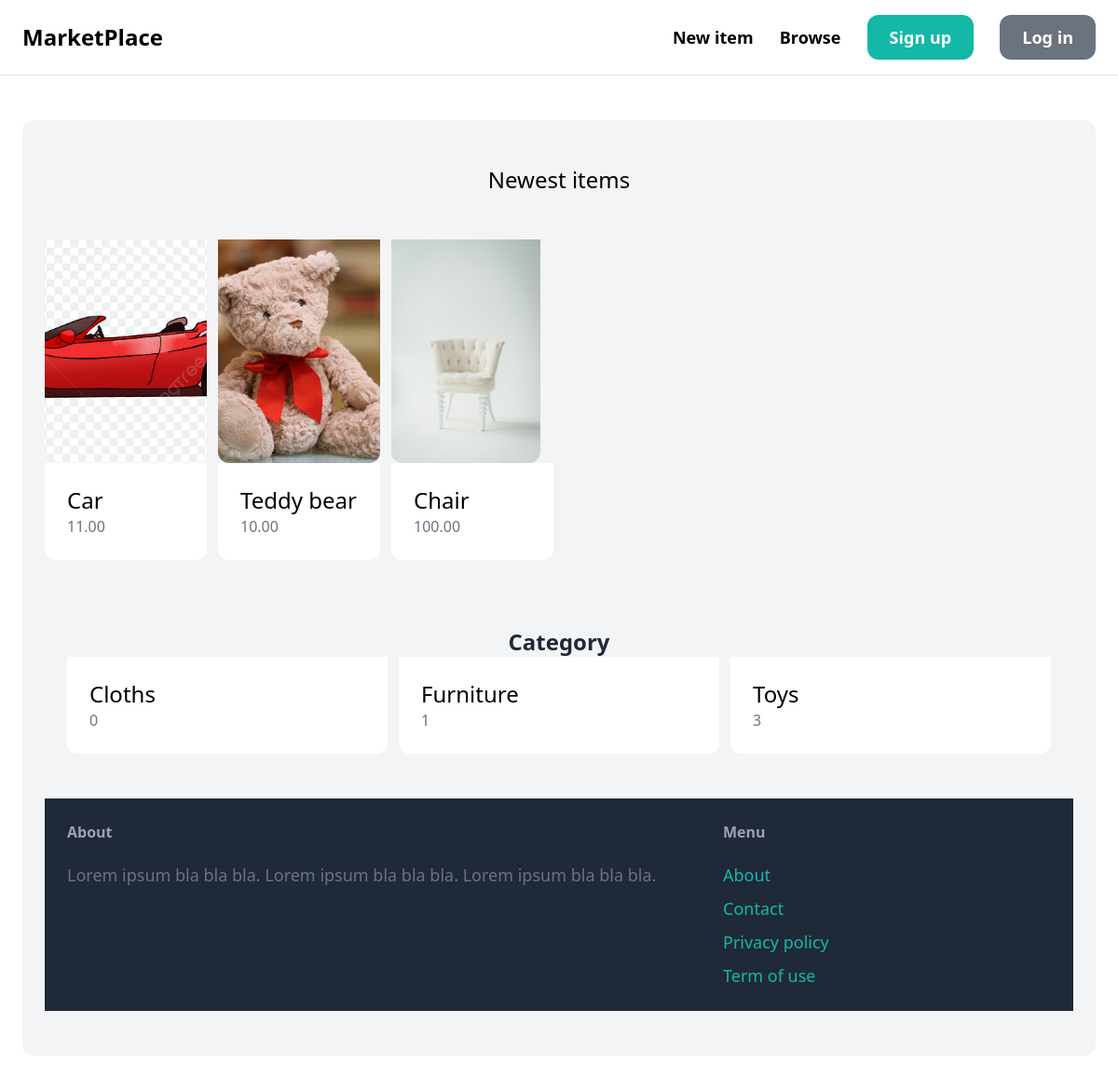
Before: / with the older database file.
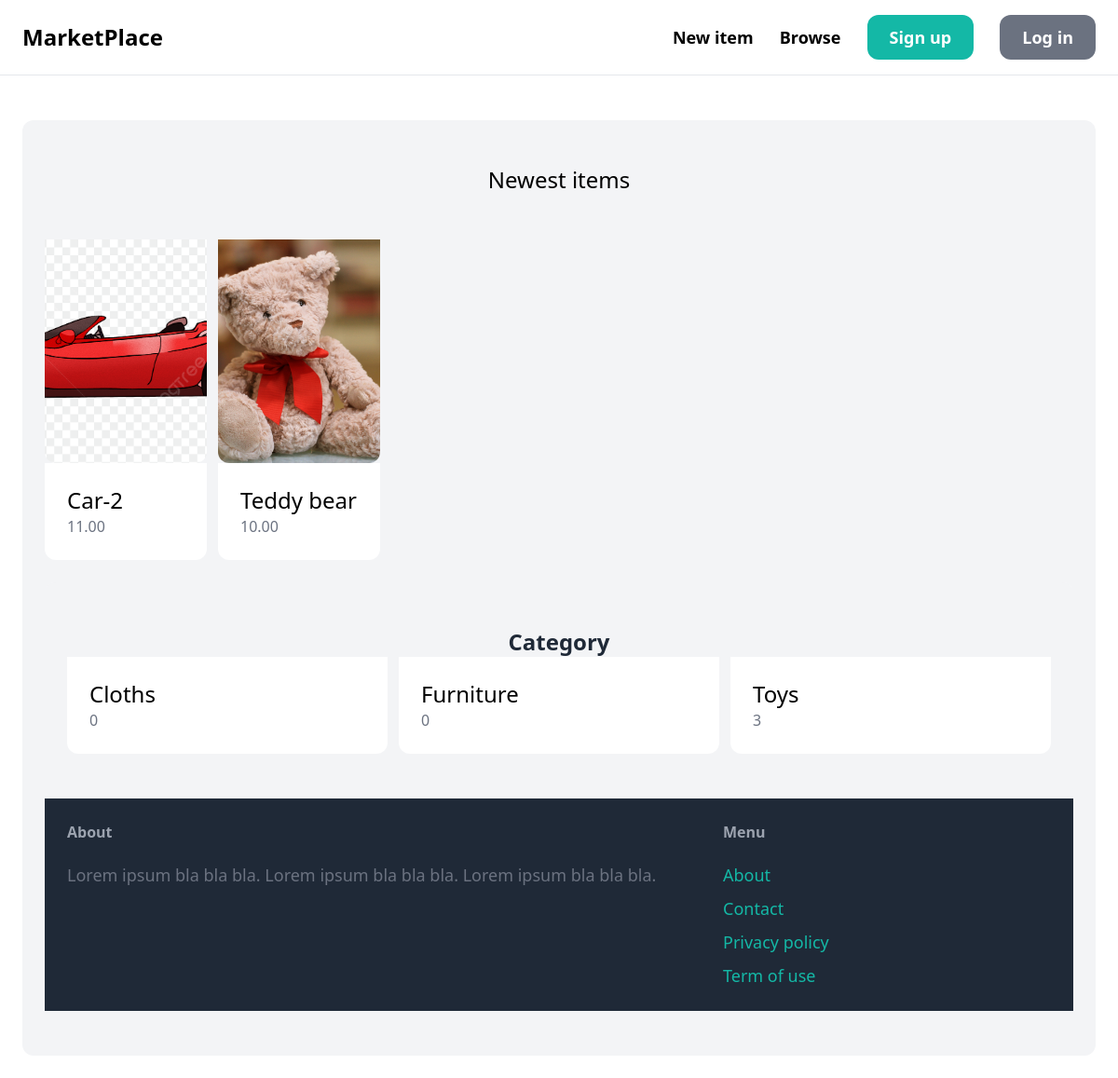
After: the same page with the newer database file.
### item/models.py (models this page shows, shortened)
class Item(models.Model):
    category = models.ForeignKey(Category, related_name='items', on_delete=models.CASCADE)
    name = models.CharField(max_length=255)
    description = models.TextField(blank=True, null=True)
    price = models.DecimalField(max_digits=6, decimal_places=2)
    image = models.ImageField(upload_to='item_images', blank=True, null=True)
    created_at = models.DateTimeField(auto_now_add=True)
    created_by = models.ForeignKey(User, related_name='items', on_delete=models.CASCADE)
    updated = models.DateTimeField(auto_now=True)
    is_sold = models.BooleanField(default=True)
    class Meta:
        ordering = ('-created_at',)

class Category(models.Model):
    name = models.CharField(max_length=255)
    description = models.TextField()
    class Meta:
        ordering = ('name',)
        verbose_name_plural = 'Categories'

### core/views.py (the view)
# urls.py: path('', views.index, name="index"),
def index(request):
    items = Item.objects.filter(is_sold=False)[0:6]
    categories = Category.objects.all()
    return render(request, 'core/index.html',{
        'items': items,
        'categories': categories,
    })

### core/templates/core/index.html (shortened to what this page needs)
{% extends 'core/base.html' %}
{% block content %}
<div class="mt-6 px-6 py-12 bg-gray-100 rounded-xl">
    <h2 class="mb-12 text-2xl text-center">Newest items</h2>
        <div class="grid grid-cols-6 gap-3">
            {% for item in items %}
            <div>
                <a href="{% url 'item:detail' item.id %}">
                    <div>
                        <img src="{{ item.image.url }}" alt="{{ item.name }}" class="w-69 h-60 rounded-b-xl object-cover block">
                    </div>
                    <div class="p-6 bg-white rounded-b-xl">
                        <h3 class="text-2xl">{{ item.name }}</h3>
                        <p class="text-gray-500">{{ item.price }}</p>
                    </div>
                </a>
            </div>
            {% endfor %}
        </div>
    <div class="mt-6 px-6 py-12 bg-gray-100 rounded-xl">
        <h2 class="text-2xl font-bold text-gray-800 text-center">Category</h2>
        <div class="grid grid-cols-3 gap-3">
            {% for category in categories %}
            <div>
                <a href="#">
                    <div class="p-6 bg-white rounded-b-xl">
                        <h3 class="text-2xl">{{ category.name }}</h3>
                        <p class="text-gray-500">{{ category.items.count }}</p>
                    </div>
                </a>
            </div>
            {% endfor %}
    </div>
{% endblock %}

Changed rows visible on the page:
removed Item: image (picture), name "Chair", price "100.00"
changed Item: name "Car" → "Car-2"
computed for Category "Furniture": items.count "1" → "0"
